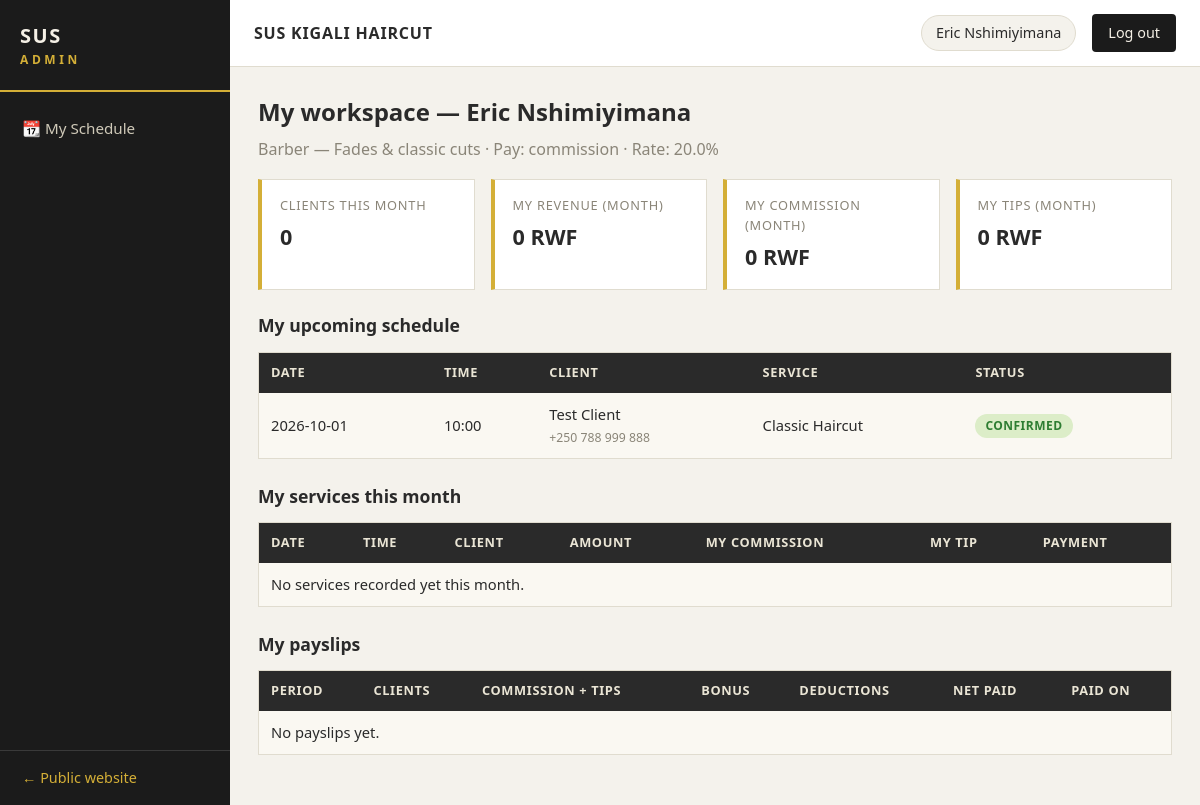
/admin/my (signed in), run on the app's committed database.
### sus/models.py (models this page shows, shortened)
class Setting(db.Model):
    __tablename__ = "settings"
    key = db.Column(db.String(60), primary_key=True)
    value = db.Column(db.String(255), nullable=False)
    @staticmethod
    def get(key, default=None):
        s = Setting.query.get(key)
        return s.value if s else default

class User(db.Model):
    __tablename__ = "users"
    id = db.Column(db.Integer, primary_key=True)
    name = db.Column(db.String(120), nullable=False)
    phone = db.Column(db.String(30))
    email = db.Column(db.String(120), unique=True)
    role = db.Column(db.String(20), nullable=False, default="worker")  # super_admin / manager / worker
    password_hash = db.Column(db.String(255), nullable=False)
    status = db.Column(db.String(20), nullable=False, default="active")
    worker = db.relationship("Worker", backref="user", uselist=False)

class Worker(db.Model):
    __tablename__ = "workers"
    id = db.Column(db.Integer, primary_key=True)
    user_id = db.Column(db.Integer, db.ForeignKey("users.id"))
    full_name = db.Column(db.String(120), nullable=False)
    phone = db.Column(db.String(30))
    photo = db.Column(db.String(255))  # path/URL, optional
    category = db.Column(db.String(40), nullable=False, default="Barber")
    specialty = db.Column(db.String(120))
    commission_rate = db.Column(db.Float)  # percent; None -> use shop default
    pay_type = db.Column(db.String(20), nullable=False, default="commission")
    base_salary = db.Column(db.Integer, default=0)  # for fixed / hybrid
    date_joined = db.Column(db.String(10), default=lambda: date.today().isoformat())
    status = db.Column(db.String(20), nullable=False, default="active")
    @property
    def rate(self):
        return self.commission_rate if self.commission_rate is not None \
            else float(Setting.get("default_commission_rate", 20))

class Appointment(db.Model):
    __tablename__ = "appointments"
    id = db.Column(db.Integer, primary_key=True)
    client_id = db.Column(db.Integer, db.ForeignKey("clients.id"), nullable=False)
    worker_id = db.Column(db.Integer, db.ForeignKey("workers.id"), nullable=False)
    service_id = db.Column(db.Integer, db.ForeignKey("services.id"), nullable=False)
    date = db.Column(db.String(10), nullable=False)  # YYYY-MM-DD
    time = db.Column(db.String(5), nullable=False)   # HH:MM
    status = db.Column(db.String(20), nullable=False, default="pending")
    source = db.Column(db.String(20), nullable=False, default="online")  # online / walk_in
    notes = db.Column(db.String(255))
    created_at = db.Column(db.DateTime, default=datetime.utcnow)
    client = db.relationship("Client")
    worker = db.relationship("Worker")
    service = db.relationship("Service")

class Client(db.Model):
    __tablename__ = "clients"
    id = db.Column(db.Integer, primary_key=True)
    name = db.Column(db.String(120), nullable=False)
    phone = db.Column(db.String(30), nullable=False)
    email = db.Column(db.String(120))
    preferred_worker_id = db.Column(db.Integer, db.ForeignKey("workers.id"))
    visit_count = db.Column(db.Integer, nullable=False, default=0)
    total_spent = db.Column(db.Integer, nullable=False, default=0)
    loyalty_points = db.Column(db.Integer, nullable=False, default=0)
    notes = db.Column(db.String(255))
    created_at = db.Column(db.DateTime, default=datetime.utcnow)

class Service(db.Model):
    __tablename__ = "services"
    id = db.Column(db.Integer, primary_key=True)
    name = db.Column(db.String(120), nullable=False)
    description = db.Column(db.String(255))
    price = db.Column(db.Integer, nullable=False)  # RWF
    duration_minutes = db.Column(db.Integer, nullable=False, default=30)
    category = db.Column(db.String(40), nullable=False, default="Barber")
    active = db.Column(db.Boolean, nullable=False, default=True)

### sus/admin.py (the view)
@admin_bp.route("/my")
@login_required
def my():
    u = current_user()
    w = Worker.query.filter_by(user_id=u.id).first()
    if not w:
        return "Your account is not linked to a worker profile.", 404
    today = date.today().isoformat()
    month_start = today[:8] + "01"
    upcoming = Appointment.query.filter_by(worker_id=w.id)\
        .filter(Appointment.date >= today, Appointment.status.in_(["pending", "confirmed"]))\
        .order_by(Appointment.date, Appointment.time).all()
    month_tx = Transaction.query.filter_by(worker_id=w.id, status="completed")\
        .filter(Transaction.date >= month_start).all()
    return render_template("admin/my.html", w=w, upcoming=upcoming,
                           month_tx=month_tx,
                           month_clients=len(month_tx),
                           month_revenue=sum(t.amount for t in month_tx),
                           month_commission=sum(t.commission_amount for t in month_tx),
                           month_tips=sum(t.tip for t in month_tx),
                           payslips=Payroll.query.filter_by(worker_id=w.id, status="paid")
                                   .order_by(Payroll.id.desc()).limit(12).all())

### sus/__init__.py (called while the page is built)
def create_app(config_class=Config):
    app = Flask(__name__)
    app.config.from_object(config_class)
    db.init_app(app)
    from .public import public_bp
    from .admin import admin_bp
    from .api import api_bp
    app.register_blueprint(public_bp)
    app.register_blueprint(admin_bp)
    app.register_blueprint(api_bp)
    @app.template_filter("rwf")
    def rwf(value):
        try:
            return f"{int(value):,} RWF"
        except (TypeError, ValueError):
            return value
    @app.context_processor
    def inject_user():
        from .auth import current_user
        u = current_user()
        return {"current_user_name": u.name if u else ""}
    return app

### sus/auth.py (called while the page is built)
def current_user():
    uid = session.get("user_id")
    return User.query.get(uid) if uid else None

def login_required(f):
    @wraps(f)
    def wrapper(*args, **kwargs):
        if not current_user():
            return redirect(url_for("admin.login", next=request.path))
        return f(*args, **kwargs)
    return wrapper

### sus/public.py (called while the page is built)
def shop():
    return {
        "name": Setting.get("shop_name", "SUS KIGALI HAIRCUT"),
        "tagline": Setting.get("tagline", ""),
        "phone": Setting.get("phone", ""),
        "whatsapp": Setting.get("whatsapp", ""),
        "address": Setting.get("address", ""),
        "hours": Setting.get("hours", ""),
    }

@public_bp.app_context_processor
def inject_shop():
    return {"shop": shop()}

### sus/templates/admin/my.html (shortened to what this page needs)
{% extends "admin/base_admin.html" %}
{% block content %}
<h1>My workspace — {{ w.full_name }}</h1>
<p class="muted">{{ w.category }}{% if w.specialty %} — {{ w.specialty }}{% endif %} · Pay: {{ w.pay_type }} · Rate: {{ w.rate }}%</p>
<div class="stat-grid">
  <div class="stat"><span class="stat-label">Clients this month</span><span class="stat-value">{{ month_clients }}</span></div>
  <div class="stat"><span class="stat-label">My revenue (month)</span><span class="stat-value">{{ month_revenue|rwf }}</span></div>
  <div class="stat"><span class="stat-label">My commission (month)</span><span class="stat-value">{{ month_commission|rwf }}</span></div>
  <div class="stat"><span class="stat-label">My tips (month)</span><span class="stat-value">{{ month_tips|rwf }}</span></div>
</div>
<h2>My upcoming schedule</h2>
<table>
  <tr><th>Date</th><th>Time</th><th>Client</th><th>Service</th><th>Status</th></tr>
  {% for a in upcoming %}
  <tr>
    <td>{{ a.date }}</td>
    <td>{{ a.time }}</td>
    <td>{{ a.client.name }}<br><small class="muted">{{ a.client.phone }}</small></td>
    <td>{{ a.service.name }}</td>
    <td><span class="badge {{ a.status }}">{{ a.status }}</span></td>
  </tr>
  {% else %}<tr><td colspan="5">No upcoming bookings.</td></tr>{% endfor %}
</table>
<h2>My services this month</h2>
<table>
  <tr><th>Date</th><th>Time</th><th>Client</th><th>Amount</th><th>My commission</th><th>My tip</th><th>Payment</th></tr>
  {% for t in month_tx %}
  <tr>
    <td>{{ t.date }}</td>
    <td>{{ t.time }}</td>
    <td>{{ t.client.name if t.client else '—' }}</td>
    <td>{{ t.amount|rwf }}</td>
    <td>{{ t.commission_amount|rwf }}</td>
    <td>{{ t.tip|rwf }}</td>
    <td>{{ t.payment_method }}</td>
  </tr>
  {% else %}<tr><td colspan="7">No services recorded yet this month.</td></tr>{% endfor %}
</table>
<h2>My payslips</h2>
<table>
  <tr><th>Period</th><th>Clients</th><th>Commission + tips</th><th>Bonus</th><th>Deductions</th><th>Net paid</th><th>Paid on</th></tr>
  {% for p in payslips %}
  <tr>
    <td>{{ p.period_start }} → {{ p.period_end }}</td>
    <td>{{ p.total_clients }}</td>
    <td>{{ p.commission_earned|rwf }}</td>
    <td>{{ p.bonus|rwf }}</td>
    <td>{{ p.deductions|rwf }}</td>
    <td><strong>{{ p.net_pay|rwf }}</strong></td>
    <td>{{ p.paid_date }}</td>
  </tr>
  {% else %}<tr><td colspan="7">No payslips yet.</td></tr>{% endfor %}
</table>
{% endblock %}

### sus/templates/admin/base_admin.html (shortened to what this page needs)
<!DOCTYPE html>
<html lang="en">
<head>
  <link rel="stylesheet" href="{{ url_for('static', filename='css/admin.css') }}">
</head>
<body class="admin-body">
  <aside class="sidebar" id="sidebar">
    <div class="sidebar-brand">SUS <span>ADMIN</span></div>
    <nav>
      {% set role = session.get('role') %}
      {% if role == 'worker' %}
      <a href="{{ url_for('admin.my') }}">📆 My Schedule</a>
      {% endif %}
    </nav>
    <a class="sidebar-bottom" href="{{ url_for('public.home') }}">← Public website</a>
  </aside>
  <div class="admin-main">
    <header class="admin-topbar">
      <span class="shop-name">{{ shop.name if shop else 'SUS KIGALI HAIRCUT' }}</span>
      <span class="user-chip">{{ current_user_name }}</span>
      <a class="btn-logout" href="{{ url_for('admin.logout') }}">Log out</a>
    </header>
    <div class="admin-content">
      {% block content %}{% endblock %}
    </div>
  </div>
</body>
</html>

### sus/static/css/admin.css (style rules this page uses)
:root { --dark: #1b1b1b; --dark2: #2a2a2a; --gold: #d4af37; --gold-soft: #e8c96a; --bg: #f4f2ec; --panel: #ffffff; --ink: #2a2a2a; --muted: #8a8578; --line: #e0dccf; --green: #2e7d32; --red: #b3261e; --amber: #b58100; }
* { margin: 0; padding: 0; box-sizing: border-box; }
body.admin-body { font-family: "Segoe UI", Arial, sans-serif; background: var(--bg); color: var(--ink); line-height: 1.55; }
.sidebar { position: fixed; top: 0; bottom: 0; left: 0; width: 230px; background: var(--dark); overflow-y: auto; z-index: 50; display: flex; flex-direction: column; }
.sidebar-brand { padding: 20px; font-size: 1.25rem; font-weight: bold; letter-spacing: .08em; color: var(--cream, #f5f0e6); border-bottom: 2px solid var(--gold); }
.sidebar-brand span { color: var(--gold); font-size: .75rem; letter-spacing: .3em; display: block; }
.sidebar nav { display: flex; flex-direction: column; padding: 14px 0; flex: 1; }
.sidebar nav a { padding: 11px 22px; color: #cfc9b8; font-size: .95rem; text-decoration: none; }
.sidebar-bottom { padding: 16px 22px; color: var(--gold); border-top: 1px solid #3a3a3a; text-decoration: none; font-size: .9rem; }
.admin-main { margin-left: 230px; min-height: 100vh; display: flex; flex-direction: column; }
.admin-topbar { display: flex; align-items: center; gap: 16px; padding: 14px 24px; background: var(--panel); border-bottom: 1px solid var(--line); position: sticky; top: 0; z-index: 40; }
.admin-topbar .shop-name { font-weight: bold; letter-spacing: .05em; }
.user-chip { background: var(--bg); border: 1px solid var(--line); padding: 6px 14px; border-radius: 999px; font-size: .9rem; }
.btn-logout { background: var(--dark); color: var(--cream, #f5f0e6); padding: 8px 16px; text-decoration: none; font-size: .9rem; border-radius: 4px; }
.admin-content { padding: 26px 28px; max-width: 1200px; width: 100%; }
.admin-content h1 { font-size: 1.5rem; margin-bottom: 6px; }
.admin-content h2 { font-size: 1.1rem; margin: 22px 0 10px; color: var(--dark2); }
.stat-grid { display: grid; grid-template-columns: repeat(auto-fit, minmax(190px, 1fr)); gap: 16px; margin: 18px 0; }
.stat { background: var(--panel); border: 1px solid var(--line); border-left: 4px solid var(--gold); padding: 16px 18px; display: flex; flex-direction: column; }
.stat-label { color: var(--muted); font-size: .8rem; text-transform: uppercase; letter-spacing: .06em; }
.stat-value { font-size: 1.35rem; font-weight: bold; margin-top: 4px; }
table { width: 100%; border-collapse: collapse; background: var(--panel); border: 1px solid var(--line); margin: 12px 0 24px; font-size: .92rem; }
th { text-align: left; background: var(--dark2); color: #eae5d5; padding: 10px 12px; font-size: .8rem; text-transform: uppercase; letter-spacing: .05em; }
td { padding: 10px 12px; border-bottom: 1px solid var(--line); vertical-align: middle; }
tr:nth-child(even) td { background: #faf8f2; }
.badge { display: inline-block; padding: 3px 10px; border-radius: 999px; font-size: .75rem; font-weight: bold; text-transform: uppercase; letter-spacing: .04em; }
.badge.confirmed { background: #dcedc8; color: var(--green); }
a { color: var(--dark2); }
.muted { color: var(--muted); }

### data on the page
Setting: value "SUS KIGALI HAIRCUT"
User: name "Eric Nshimiyimana"
Worker: full_name "Eric Nshimiyimana", category "Barber", specialty "Fades & classic cuts", pay_type "commission", rate "20.0"
Appointment: date "2026-10-01", time "10:00", client.name "Test Client", client.phone "+250 788 999 888", service.name "Classic Haircut", status "CONFIRMED"

### other printed values
{{ month_clients }} "0"
{{ month_revenue|rwf }} "0 RWF"
{{ month_commission|rwf }} "0 RWF"
{{ month_tips|rwf }} "0 RWF"
